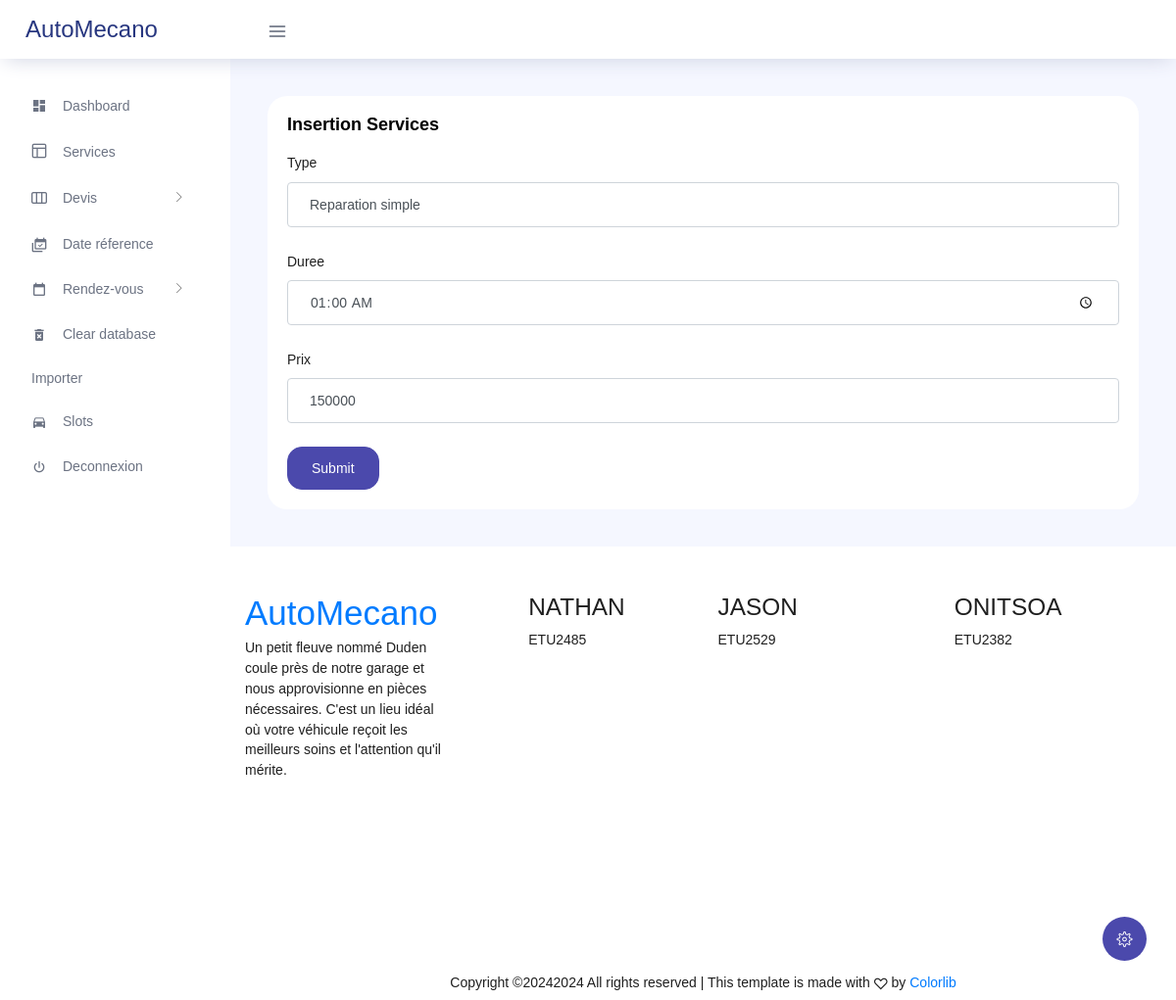
/service/form/1, run on the app's committed database.
### tables this page shows
CREATE TABLE g_services (
    id INT AUTO_INCREMENT PRIMARY KEY,
    type VARCHAR(50) NOT NULL,
    duree TIME NOT NULL,
    prix INT NOT NULL
);

### application/views/templates/template-admin.php (called while the page is built, shortened)
<?php
    $this->load->view("templates/header-admin");
    $this->load->view($contents);
?>

### application/controllers/service.php (called while the page is built, shortened)
<?php
class service extends CI_Controller{
    public function __construct()
    {
        $this->load->model('service_model');
        $this->load->helper('form');
    }
    public function form($id = null){
        $data['contents'] = 'insert-services';
        $data['update'] = false;
        $data['update'] = true;
        $data['service'] = $this->service_model->get_by_id($id);
        $this->load->view('templates/template-admin', $data);
    }
}
?>

### index.php (called while the page is built, shortened)
<?php
require_once BASEPATH.'core/CodeIgniter.php';

### application/models/service_model.php (called while the page is built, shortened)
<?php
class service_model extends CI_Model {
    public function get_by_id($id){
        $query = $this->db->get_where('g_services', array('id' => $id));
        return $query->row_array();
    }
}
?>

### application/views/insert-services.php (the view, shortened to what this page needs)
<div class="main-panel">
    <div class="content-wrapper">
    <div class="card">
                <div class="card-body">
                  <h4 class="card-title">Insertion services</h4>
                  <?php echo form_open('service/create', array('class'=>'forms-sample')); ?>
                    <div class="form-group">
                      <label for="exampleInputUsername1">Type</label>
                      <input type="text" class="form-control" placeholder="Type" name="type" <?php if($update){echo ("value = '".$service['type']."'");} ?>>
                    </div>
                    <div class="form-group">
                      <label for="exampleInputEmail1">Duree</label>
                      <input type="time" class="form-control" placeholder="Duree" name="duree" <?php if($update){echo ("value = '".$service['duree']."'");} ?>>
                    </div>
                    <div class="form-group">
                      <label for="exampleInputPassword1">Prix</label>
                      <input type="number" class="form-control" placeholder="Prix" name="prix" <?php if($update){echo ("value = '".$service['prix']."'");} ?>>
                    </div>
                    <button type="submit" class="btn btn-primary mr-2">Submit</button>
                  <?php echo form_close(); ?>
                </div>
              </div>
    </div>

### data on the page
g_services: type "Reparation simple", duree "01:00:00", prix "150000"
